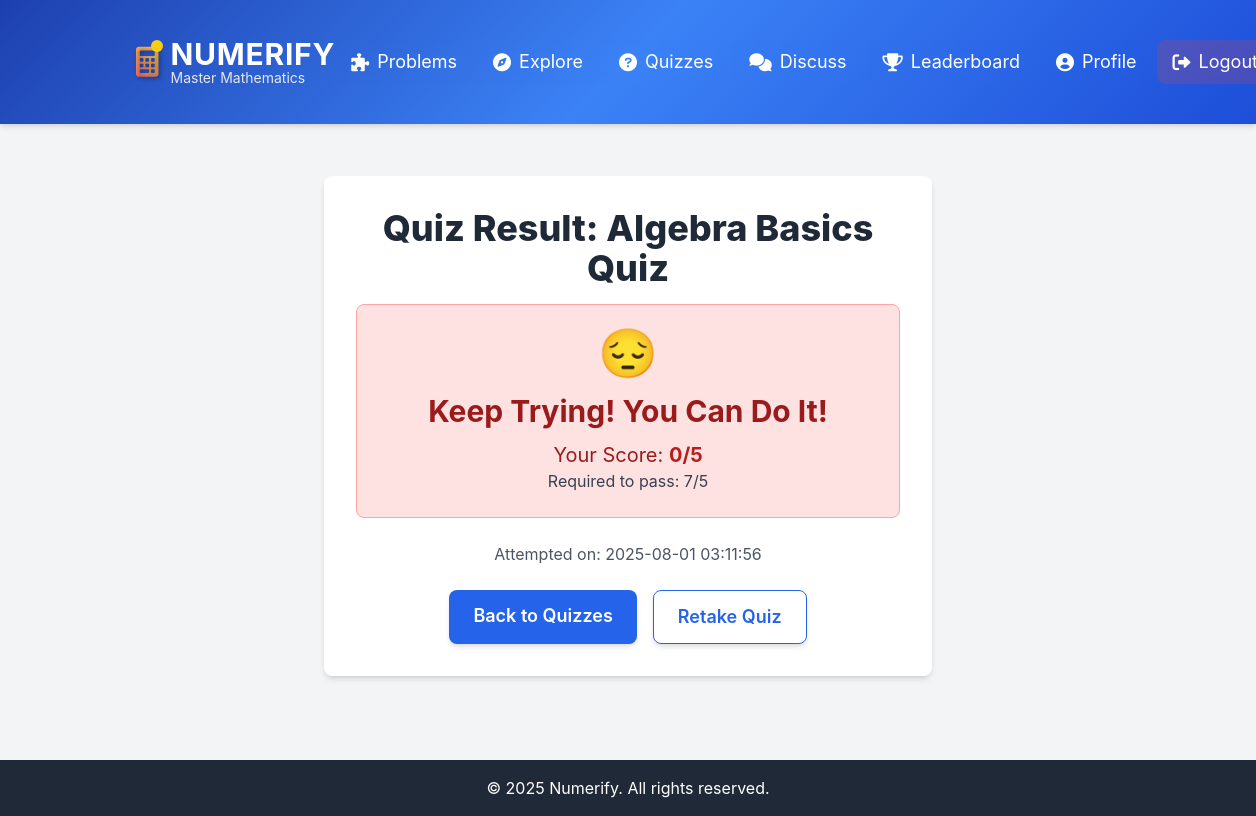
/quiz/result/1 (signed in), run on the app's committed database.
### models.py (models this page shows, shortened)
class Quiz(db.Model):
    id = db.Column(db.Integer, primary_key=True)
    title = db.Column(db.String(200), nullable=False)
    topic = db.Column(db.String(50), nullable=False)
    class_level = db.Column(db.String(20), nullable=False)
    pass_mark = db.Column(db.Integer, nullable=False, default=5) # Passing marks (e.g., 5 out of 10)
    questions = db.relationship('Question', backref='quiz', lazy=True, cascade="all, delete-orphan") # Cascade delete questions

class QuizAttempt(db.Model):
    id = db.Column(db.Integer, primary_key=True)
    user_id = db.Column(db.Integer, db.ForeignKey('user.id'), nullable=False)
    quiz_id = db.Column(db.Integer, db.ForeignKey('quiz.id'), nullable=False)
    score = db.Column(db.Integer, nullable=False)
    total_questions = db.Column(db.Integer, nullable=False)
    passed = db.Column(db.Boolean, nullable=False)
    attempted_at = db.Column(db.DateTime, default=datetime.utcnow)

### quiz.py (the view)
@quiz.route('/quiz/result/<int:attempt_id>')
@login_required
def quiz_result(attempt_id):
    attempt = QuizAttempt.query.get_or_404(attempt_id)
    if attempt.user_id != current_user.id:
        flash("You are not authorized to view this quiz attempt.", 'danger')
        return redirect(url_for('quiz.quiz_selection'))
    quiz_taken = Quiz.query.get(attempt.quiz_id)
    return render_template('quiz_result.html', attempt=attempt, quiz=quiz_taken)

### templates/quiz_result.html (shortened to what this page needs)
{% extends "base.html" %}
{% block content %}
<div class="max-w-2xl mx-auto px-4 sm:px-6 lg:px-8 text-center">
    <div class="bg-white shadow-md rounded-lg p-8 mb-8">
        <h1 class="text-4xl font-extrabold text-gray-800 mb-4">Quiz Result: {{ quiz.title }}</h1>
        {% if attempt.passed %}
            <div class="bg-green-100 text-green-800 border border-green-300 rounded-lg p-6 mb-6">
                <p class="text-5xl font-bold mb-4">🎉</p>
                <h2 class="text-3xl font-bold mb-3">Congratulations! You Passed!</h2>
                <p class="text-xl">Your Score: <span class="text-green-700 font-bold">{{ attempt.score }}/{{ attempt.total_questions }}</span></p>
                <p class="text-md text-gray-700">Required to pass: {{ quiz.pass_mark }}/{{ attempt.total_questions }}</p>
            </div>
        {% else %}
            <div class="bg-red-100 text-red-800 border border-red-300 rounded-lg p-6 mb-6">
                <p class="text-5xl font-bold mb-4">😔</p>
                <h2 class="text-3xl font-bold mb-3">Keep Trying! You Can Do It!</h2>
                <p class="text-xl">Your Score: <span class="text-red-700 font-bold">{{ attempt.score }}/{{ attempt.total_questions }}</span></p>
                <p class="text-md text-gray-700">Required to pass: {{ quiz.pass_mark }}/{{ attempt.total_questions }}</p>
            </div>
        {% endif %}
        <p class="text-gray-600 mb-6">Attempted on: {{ attempt.attempted_at.strftime('%Y-%m-%d %H:%M:%S') }}</p>
        <div class="flex justify-center gap-4">
            <a href="{{ url_for('quiz.quiz_selection') }}" class="bg-blue-600 text-white py-3 px-6 rounded-lg text-lg font-semibold hover:bg-blue-700 transition duration-200 shadow-md">
                Back to Quizzes
            </a>
            <a href="{{ url_for('quiz.start_quiz', quiz_id=quiz.id) }}" class="border border-blue-600 text-blue-600 py-3 px-6 rounded-lg text-lg font-semibold hover:bg-blue-100 transition duration-200 shadow-md">
                Retake Quiz
            </a>
        </div>
    </div>
</div>
{% endblock %}

### templates/base.html (style rules this page uses)
body { font-family: 'Inter', sans-serif; background-color: #f3f4f6; color: #333; }

### data on the page
Quiz: title "Algebra Basics Quiz", pass_mark "7"
QuizAttempt: score "0", total_questions "5", attempted_at "2025-08-01 03:11:56"
